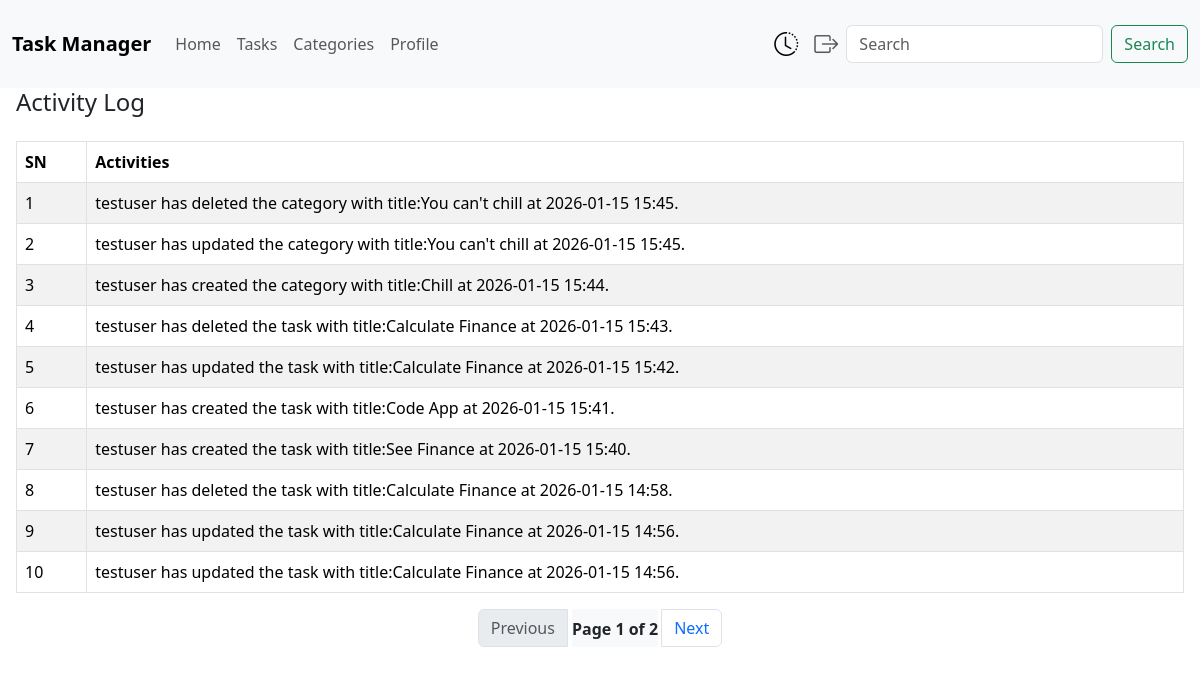
/activity_logs/ (signed in), run on the app's committed database.
### activityLog/models.py (models this page shows, shortened)
class ActivityLog(models.Model):
    ACTION_CHOICES = (
        ('created','Created'),
        ('updated','Updated'),
        ('completed','Completed'),
        ('deleted','Deleted')
    )
    user = models.ForeignKey(User, on_delete= models.CASCADE,related_name='activity_logs')
    action = models.CharField(max_length=10, choices=ACTION_CHOICES,)
    task = models.ForeignKey(Task, on_delete=models.SET_NULL, null=True, blank=True)
    task_title=models.CharField(max_length=150,blank=True,null=True)
    timestamp = models.DateTimeField(auto_now_add=True)
    category = models.ForeignKey(Category, on_delete=models.SET_NULL, null=True, blank=True)
    category_title=models.CharField(max_length=150, blank=True, null=True)

### activityLog/views.py (the view)
# urls.py: path("", views.activity_log_list, name="activity_log_list"),
@login_required
def activity_log_list(request):
    logs_qs = ActivityLog.objects.filter(user=request.user).order_by("-timestamp")
    paginator = Paginator(logs_qs, 10)
    page_number = request.GET.get('page')
    logs = paginator.get_page(page_number)
    return render(request, "activity_log.html", {"logs":logs})

### templates/activity_log.html
{% extends "base/base.html" %}
{% block content %}
<h4 class="mb-4">Activity Log</h4>
    <table class="table table-striped table-bordered">
        <thead>
            <tr>
                <th>SN</th>
                <th>Activities</th>
            </tr>
        </thead>
        <tbody>
            {% for log in logs %}
                <tr>
                    <td>{{forloop.counter}}</td>
                    <td>{{log.user.username}} has {{log.action}} the {% if log.task_title %}task{% else %}category{% endif %} with title:{% if log.task_title %}{{log.task_title}}{% else %}{{log.category_title}}{% endif %} at {{log.timestamp|date:"Y-m-d H:i"}}.</td>
                </tr>
            {% empty %}
            <tr>
                <td colspan="5" class="text-center">No logs available.</td>
            </tr>
            {% endfor %}
        </tbody>
    </table>
    <nav>
        <ul class="pagination justify-content-center">
            {% if logs.has_previous %}
                <li class="page-item">
                    <a href="?page={{logs.previous_page_number}}" class="page-link">Previous</a>
                </li>
            {% else %}
                <li class="page-item disabled">
                    <span class="page-link">Previous</span>
                </li>
            {% endif %}
            <li class="page-item active pt-2 mx-1 bg-light">
                <span class="page_link fw-bold">
                    Page {{logs.number}} of {{logs.paginator.num_pages}}
                </span>
            </li>
            {% if logs.has_next %}
                <li class="page-item">
                    <a href="?page={{logs.next_page_number}}" class="page-link">Next</a>
                </li>
            {% else %}
                <li class="page-item disabled">
                    <span class="page-link">Next</span>
                </li>
            {% endif %}
        </ul>
    </nav>
{% endblock content %}

### data on the page
ActivityLog: user.username "testuser", action "deleted", shows "category", category_title "You can't chill", timestamp "2026-01-15 15:45"
ActivityLog: user.username "testuser", action "updated", shows "category", category_title "You can't chill", timestamp "2026-01-15 15:45"
ActivityLog: user.username "testuser", action "created", shows "category", category_title "Chill", timestamp "2026-01-15 15:44"
ActivityLog: user.username "testuser", action "deleted", shows "task", task_title "Calculate Finance", timestamp "2026-01-15 15:43"
ActivityLog: user.username "testuser", action "updated", shows "task", task_title "Calculate Finance", timestamp "2026-01-15 15:42"
ActivityLog: user.username "testuser", action "created", shows "task", task_title "Code App", timestamp "2026-01-15 15:41"
ActivityLog: user.username "testuser", action "created", shows "task", task_title "See Finance", timestamp "2026-01-15 15:40"
ActivityLog: user.username "testuser", action "deleted", shows "task", task_title "Calculate Finance", timestamp "2026-01-15 14:58"
ActivityLog: user.username "testuser", action "updated", shows "task", task_title "Calculate Finance", timestamp "2026-01-15 14:56"
ActivityLog: user.username "testuser", action "updated", shows "task", task_title "Calculate Finance", timestamp "2026-01-15 14:56"

### other printed values
{{ logs.number }} "1"
{{ logs.paginator.num_pages }} "2"
